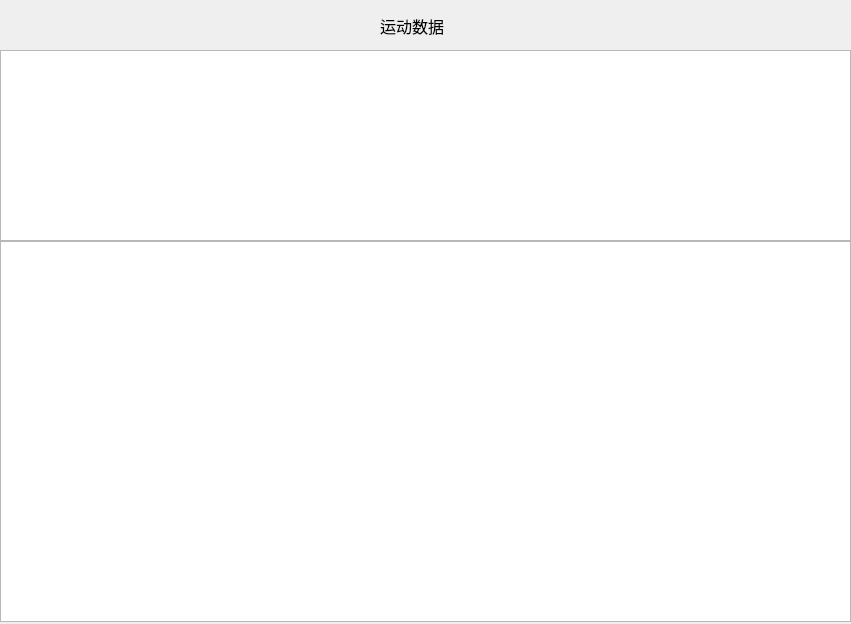
<?xml version="1.0" encoding="UTF-8"?>
<ui version="4.0">
 <class>Form</class>
 <widget class="QWidget" name="Form">
  <property name="geometry">
   <rect>
    <x>0</x>
    <y>0</y>
    <width>851</width>
    <height>624</height>
   </rect>
  </property>
  <property name="windowTitle">
   <string>Form</string>
  </property>
  <widget class="QTextEdit" name="sport_data">
   <property name="geometry">
    <rect>
     <x>0</x>
     <y>50</y>
     <width>851</width>
     <height>191</height>
    </rect>
   </property>
  </widget>
  <widget class="QLabel" name="label">
   <property name="geometry">
    <rect>
     <x>380</x>
     <y>10</y>
     <width>91</width>
     <height>31</height>
    </rect>
   </property>
   <property name="font">
    <font>
     <pointsize>12</pointsize>
    </font>
   </property>
   <property name="text">
    <string>运动数据</string>
   </property>
  </widget>
  <widget class="QGraphicsView" name="graphicsView">
   <property name="geometry">
    <rect>
     <x>0</x>
     <y>241</y>
     <width>851</width>
     <height>381</height>
    </rect>
   </property>
  </widget>
 </widget>
 <resources/>
 <connections/>
</ui>
